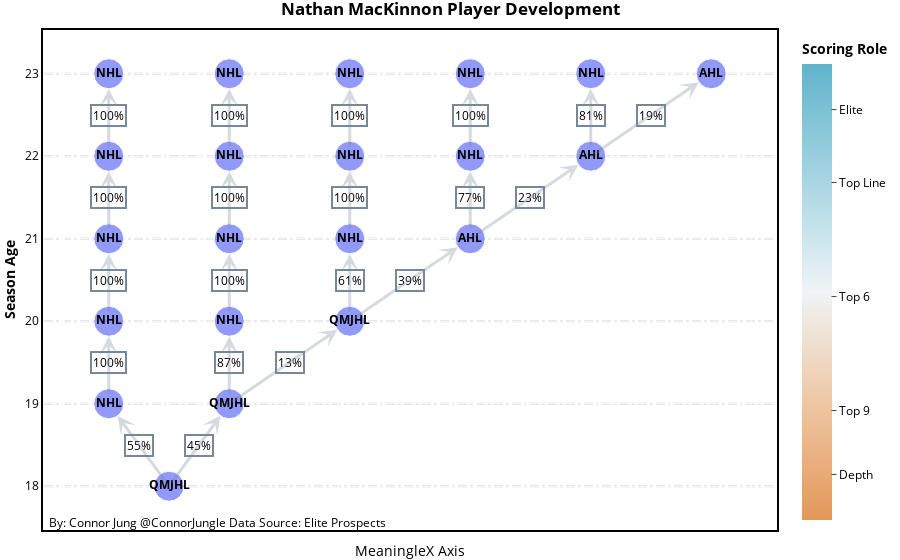

Notebook source saved alongside this figure:
### Code cell
fig.show(config={"displayModeBar": False})

### Figure 1 — Plotly figure (JSON) as saved in the notebook; plotly's stock layout.template omitted (floating-point values rounded to 4 significant figures)
{"data": [{"customdata": [[1.7, "Elite"], [0.68, "Top 6"], [1.83, "Elite"], [0.7, "Top Line"], [0.59, "Top 6"], [1.59, "Elite"], [0.73, "Top Line"], [0.62, "Top 6"], [0.63, "Top 6"], [0.88, "Top Line"], [0.79, "Top Line"], [0.66, "Top 6"], [0.6, "Top 6"], [0.58, "Top 6"], [0.86, "Top Line"], [0.82, "Top Line"], [0.69, "Top Line"], [0.63, "Top 6"], [0.57, "Top 6"], [0.52, "Top 6"], [0.82, "Top Line"]], "hovertemplate": "</b><b>%{customdata[1]}</b><br><br>Age: <b>%{y:,.0f}</b><br>League: %{text}</b><br>PPG: <b>%{customdata[0]:,}</b><extra></extra>", "marker": {"cmax": 100, "cmid": 50, "cmin": 0, "colorbar": {"showticklabels": true, "ticks": "outside", "ticktext": ["Depth", "Top 9", "Top 6", "Top Line", "Elite"], "tickvals": [10, 24, 49, 74, 90], "title": {"side": "top", "text": "<b>Scoring Role<b> <br />"}}, "colorscale": [[0, "rgb(226.06995056569855, 151.98902910018683, 88.52963359305723)"], [0.25, "rgb(238.84475609578178, 197.47616605439813, 162.03889468850892)"], [0.5, "rgb(238.98870305061774, 244.05915241102275, 245.51129694938223)"], [0.75, "rgb(165.67498251184972, 212.5546074901419, 225.98063475789655)"], [1, "rgb(96.42629022339513, 179.64906761305474, 203.48354323117755)"]], "size": [30, 30, 30, 30, 30, 30, 30, 30, 30, 30, 30, 30, 30, 30, 30, 30, 30, 30, 30, 30, 30]}, "mode": "markers+text", "showlegend": true, "text": ["<b>QMJHL", "<b>NHL", "<b>QMJHL", "<b>NHL", "<b>NHL", "<b>QMJHL", "<b>NHL", "<b>NHL", "<b>NHL", "<b>AHL", "<b>NHL", "<b>NHL", "<b>NHL", "<b>NHL", "<b>AHL", "<b>NHL", "<b>NHL", "<b>NHL", "<b>NHL", "<b>NHL", "<b>AHL"], "textposition": "middle center", "type": "scatter", "x": [3.833, 1.643, 6.024, 1.643, 6.024, 10.4, 1.643, 6.024, 10.4, 14.79, 1.643, 6.024, 10.4, 14.79, 19.17, 1.643, 6.024, 10.4, 14.79, 19.17, 23.55], "y": [18, 19, 19, 20, 20, 20, 21, 21, 21, 21, 22, 22, 22, 22, 22, 23, 23, 23, 23, 23, 23]}], "layout": {"annotations": [{"showarrow": false, "text": "By: Connor Jung <a href='https://twitter.com/ConnorJungle'>@ConnorJungle</a> Data Source: Elite Prospects", "x": 0.005, "xref": "paper", "y": -0.005, "yref": "paper"}, {"bordercolor": "lightslategrey", "borderpad": 1, "borderwidth": 2, "showarrow": false, "text": "55%", "x": 2.738, "y": 18.5}, {"arrowcolor": "lightslategrey", "arrowhead": 3, "arrowsize": 1, "arrowwidth": 3, "ax": 3.833, "axref": "x", "ay": 18, "ayref": "y", "opacity": 0.3, "showarrow": true, "standoff": 15, "x": 1.643, "xref": "x", "y": 19, "yref": "y"}, {"bordercolor": "lightslategrey", "borderpad": 1, "borderwidth": 2, "showarrow": false, "text": "45%", "x": 4.929, "y": 18.5}, {"arrowcolor": "lightslategrey", "arrowhead": 3, "arrowsize": 1, "arrowwidth": 3, "ax": 3.833, "axref": "x", "ay": 18, "ayref": "y", "opacity": 0.3, "showarrow": true, "standoff": 15, "x": 6.024, "xref": "x", "y": 19, "yref": "y"}, {"bordercolor": "lightslategrey", "borderpad": 1, "borderwidth": 2, "showarrow": false, "text": "100%", "x": 1.643, "y": 19.5}, {"arrowcolor": "lightslategrey", "arrowhead": 3, "arrowsize": 1, "arrowwidth": 3, "ax": 1.643, "axref": "x", "ay": 19, "ayref": "y", "opacity": 0.3, "showarrow": true, "standoff": 15, "x": 1.643, "xref": "x", "y": 20, "yref": "y"}, {"bordercolor": "lightslategrey", "borderpad": 1, "borderwidth": 2, "showarrow": false, "text": "87%", "x": 6.024, "y": 19.5}, {"arrowcolor": "lightslategrey", "arrowhead": 3, "arrowsize": 1, "arrowwidth": 3, "ax": 6.024, "axref": "x", "ay": 19, "ayref": "y", "opacity": 0.3, "showarrow": true, "standoff": 15, "x": 6.024, "xref": "x", "y": 20, "yref": "y"}, {"bordercolor": "lightslategrey", "borderpad": 1, "borderwidth": 2, "showarrow": false, "text": "13%", "x": 8.214, "y": 19.5}, {"arrowcolor": "lightslategrey", "arrowhead": 3, "arrowsize": 1, "arrowwidth": 3, "ax": 6.024, "axref": "x", "ay": 19, "ayref": "y", "opacity": 0.3, "showarrow": true, "standoff": 15, "x": 10.4, "xref": "x", "y": 20, "yref": "y"}, {"bordercolor": "lightslategrey", "borderpad": 1, "borderwidth": 2, "showarrow": false, "text": "100%", "x": 1.643, "y": 20.5}, {"arrowcolor": "lightslategrey", "arrowhead": 3, "arrowsize": 1, "arrowwidth": 3, "ax": 1.643, "axref": "x", "ay": 20, "ayref": "y", "opacity": 0.3, "showarrow": true, "standoff": 15, "x": 1.643, "xref": "x", "y": 21, "yref": "y"}, {"bordercolor": "lightslategrey", "borderpad": 1, "borderwidth": 2, "showarrow": false, "text": "100%", "x": 6.024, "y": 20.5}, {"arrowcolor": "lightslategrey", "arrowhead": 3, "arrowsize": 1, "arrowwidth": 3, "ax": 6.024, "axref": "x", "ay": 20, "ayref": "y", "opacity": 0.3, "showarrow": true, "standoff": 15, "x": 6.024, "xref": "x", "y": 21, "yref": "y"}, {"bordercolor": "lightslategrey", "borderpad": 1, "borderwidth": 2, "showarrow": false, "text": "61%", "x": 10.4, "y": 20.5}, {"arrowcolor": "lightslategrey", "arrowhead": 3, "arrowsize": 1, "arrowwidth": 3, "ax": 10.4, "axref": "x", "ay": 20, "ayref": "y", "opacity": 0.3, "showarrow": true, "standoff": 15, "x": 10.4, "xref": "x", "y": 21, "yref": "y"}, {"bordercolor": "lightslategrey", "borderpad": 1, "borderwidth": 2, "showarrow": false, "text": "39%", "x": 12.6, "y": 20.5}, {"arrowcolor": "lightslategrey", "arrowhead": 3, "arrowsize": 1, "arrowwidth": 3, "ax": 10.4, "axref": "x", "ay": 20, "ayref": "y", "opacity": 0.3, "showarrow": true, "standoff": 15, "x": 14.79, "xref": "x", "y": 21, "yref": "y"}, {"bordercolor": "lightslategrey", "borderpad": 1, "borderwidth": 2, "showarrow": false, "text": "100%", "x": 1.643, "y": 21.5}, {"arrowcolor": "lightslategrey", "arrowhead": 3, "arrowsize": 1, "arrowwidth": 3, "ax": 1.643, "axref": "x", "ay": 21, "ayref": "y", "opacity": 0.3, "showarrow": true, "standoff": 15, "x": 1.643, "xref": "x", "y": 22, "yref": "y"}, {"bordercolor": "lightslategrey", "borderpad": 1, "borderwidth": 2, "showarrow": false, "text": "100%", "x": 6.024, "y": 21.5}, {"arrowcolor": "lightslategrey", "arrowhead": 3, "arrowsize": 1, "arrowwidth": 3, "ax": 6.024, "axref": "x", "ay": 21, "ayref": "y", "opacity": 0.3, "showarrow": true, "standoff": 15, "x": 6.024, "xref": "x", "y": 22, "yref": "y"}, {"bordercolor": "lightslategrey", "borderpad": 1, "borderwidth": 2, "showarrow": false, "text": "100%", "x": 10.4, "y": 21.5}, {"arrowcolor": "lightslategrey", "arrowhead": 3, "arrowsize": 1, "arrowwidth": 3, "ax": 10.4, "axref": "x", "ay": 21, "ayref": "y", "opacity": 0.3, "showarrow": true, "standoff": 15, "x": 10.4, "xref": "x", "y": 22, "yref": "y"}, {"bordercolor": "lightslategrey", "borderpad": 1, "borderwidth": 2, "showarrow": false, "text": "77%", "x": 14.79, "y": 21.5}, {"arrowcolor": "lightslategrey", "arrowhead": 3, "arrowsize": 1, "arrowwidth": 3, "ax": 14.79, "axref": "x", "ay": 21, "ayref": "y", "opacity": 0.3, "showarrow": true, "standoff": 15, "x": 14.79, "xref": "x", "y": 22, "yref": "y"}, {"bordercolor": "lightslategrey", "borderpad": 1, "borderwidth": 2, "showarrow": false, "text": "23%", "x": 16.98, "y": 21.5}, {"arrowcolor": "lightslategrey", "arrowhead": 3, "arrowsize": 1, "arrowwidth": 3, "ax": 14.79, "axref": "x", "ay": 21, "ayref": "y", "opacity": 0.3, "showarrow": true, "standoff": 15, "x": 19.17, "xref": "x", "y": 22, "yref": "y"}, {"bordercolor": "lightslategrey", "borderpad": 1, "borderwidth": 2, "showarrow": false, "text": "100%", "x": 1.643, "y": 22.5}, {"arrowcolor": "lightslategrey", "arrowhead": 3, "arrowsize": 1, "arrowwidth": 3, "ax": 1.643, "axref": "x", "ay": 22, "ayref": "y", "opacity": 0.3, "showarrow": true, "standoff": 15, "x": 1.643, "xref": "x", "y": 23, "yref": "y"}, {"bordercolor": "lightslategrey", "borderpad": 1, "borderwidth": 2, "showarrow": false, "text": "100%", "x": 6.024, "y": 22.5}, {"arrowcolor": "lightslategrey", "arrowhead": 3, "arrowsize": 1, "arrowwidth": 3, "ax": 6.024, "axref": "x", "ay": 22, "ayref": "y", "opacity": 0.3, "showarrow": true, "standoff": 15, "x": 6.024, "xref": "x", "y": 23, "yref": "y"}, {"bordercolor": "lightslategrey", "borderpad": 1, "borderwidth": 2, "showarrow": false, "text": "100%", "x": 10.4, "y": 22.5}, {"arrowcolor": "lightslategrey", "arrowhead": 3, "arrowsize": 1, "arrowwidth": 3, "ax": 10.4, "axref": "x", "ay": 22, "ayref": "y", "opacity": 0.3, "showarrow": true, "standoff": 15, "x": 10.4, "xref": "x", "y": 23, "yref": "y"}, {"bordercolor": "lightslategrey", "borderpad": 1, "borderwidth": 2, "showarrow": false, "text": "100%", "x": 14.79, "y": 22.5}, {"arrowcolor": "lightslategrey", "arrowhead": 3, "arrowsize": 1, "arrowwidth": 3, "ax": 14.79, "axref": "x", "ay": 22, "ayref": "y", "opacity": 0.3, "showarrow": true, "standoff": 15, "x": 14.79, "xref": "x", "y": 23, "yref": "y"}, {"bordercolor": "lightslategrey", "borderpad": 1, "borderwidth": 2, "showarrow": false, "text": "81%", "x": 19.17, "y": 22.5}, {"arrowcolor": "lightslategrey", "arrowhead": 3, "arrowsize": 1, "arrowwidth": 3, "ax": 19.17, "axref": "x", "ay": 22, "ayref": "y", "opacity": 0.3, "showarrow": true, "standoff": 15, "x": 19.17, "xref": "x", "y": 23, "yref": "y"}, {"bordercolor": "lightslategrey", "borderpad": 1, "borderwidth": 2, "showarrow": false, "text": "19%", "x": 21.36, "y": 22.5}, {"arrowcolor": "lightslategrey", "arrowhead": 3, "arrowsize": 1, "arrowwidth": 3, "ax": 19.17, "axref": "x", "ay": 22, "ayref": "y", "opacity": 0.3, "showarrow": true, "standoff": 15, "x": 23.55, "xref": "x", "y": 23, "yref": "y"}], "font": {"color": "black"}, "hovermode": "closest", "margin": {"b": 30, "l": 0, "r": 0, "t": 30}, "paper_bgcolor": "rgba(0,0,0,0)", "plot_bgcolor": "rgb(255,255,255)", "shapes": [{"layer": "below", "line": {"color": "rgba(212, 212, 212, 1)", "dash": "dashdot", "width": 2}, "type": "line", "x0": -0.7119, "x1": 25.9, "y0": 18, "y1": 18}, {"layer": "below", "line": {"color": "rgba(212, 212, 212, 1)", "dash": "dashdot", "width": 2}, "type": "line", "x0": -0.7119, "x1": 25.9, "y0": 19, "y1": 19}, {"layer": "below", "line": {"color": "rgba(212, 212, 212, 1)", "dash": "dashdot", "width": 2}, "type": "line", "x0": -0.7119, "x1": 25.9, "y0": 20, "y1": 20}, {"layer": "below", "line": {"color": "rgba(212, 212, 212, 1)", "dash": "dashdot", "width": 2}, "type": "line", "x0": -0.7119, "x1": 25.9, "y0": 21, "y1": 21}, {"layer": "below", "line": {"color": "rgba(212, 212, 212, 1)", "dash": "dashdot", "width": 2}, "type": "line", "x0": -0.7119, "x1": 25.9, "y0": 22, "y1": 22}, {"layer": "below", "line": {"color": "rgba(212, 212, 212, 1)", "dash": "dashdot", "width": 2}, "type": "line", "x0": -0.7119, "x1": 25.9, "y0": 23, "y1": 23}], "showlegend": false, "title": {"text": "<b>Nathan MacKinnon Player Development</b>", "x": 0.5}, "xaxis": {"linecolor": "black", "linewidth": 2, "mirror": true, "showline": true, "showticklabels": false, "title": {"text": "MeaningleX Axis"}}, "yaxis": {"linecolor": "black", "linewidth": 2, "mirror": true, "showline": true, "tickvals": [18, 19, 20, 21, 22, 23], "title": {"text": "<b>Season Age</b>"}}}}
